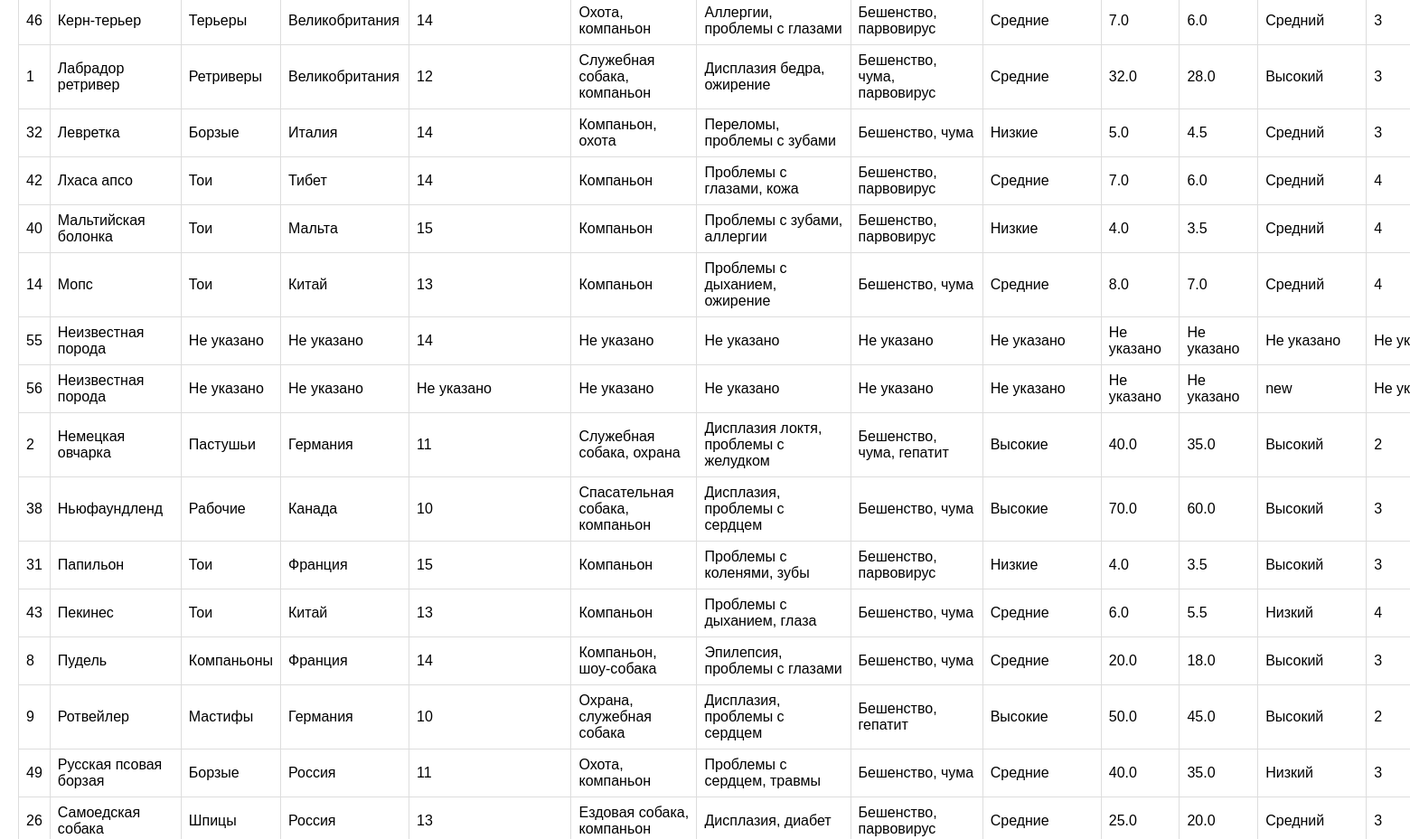
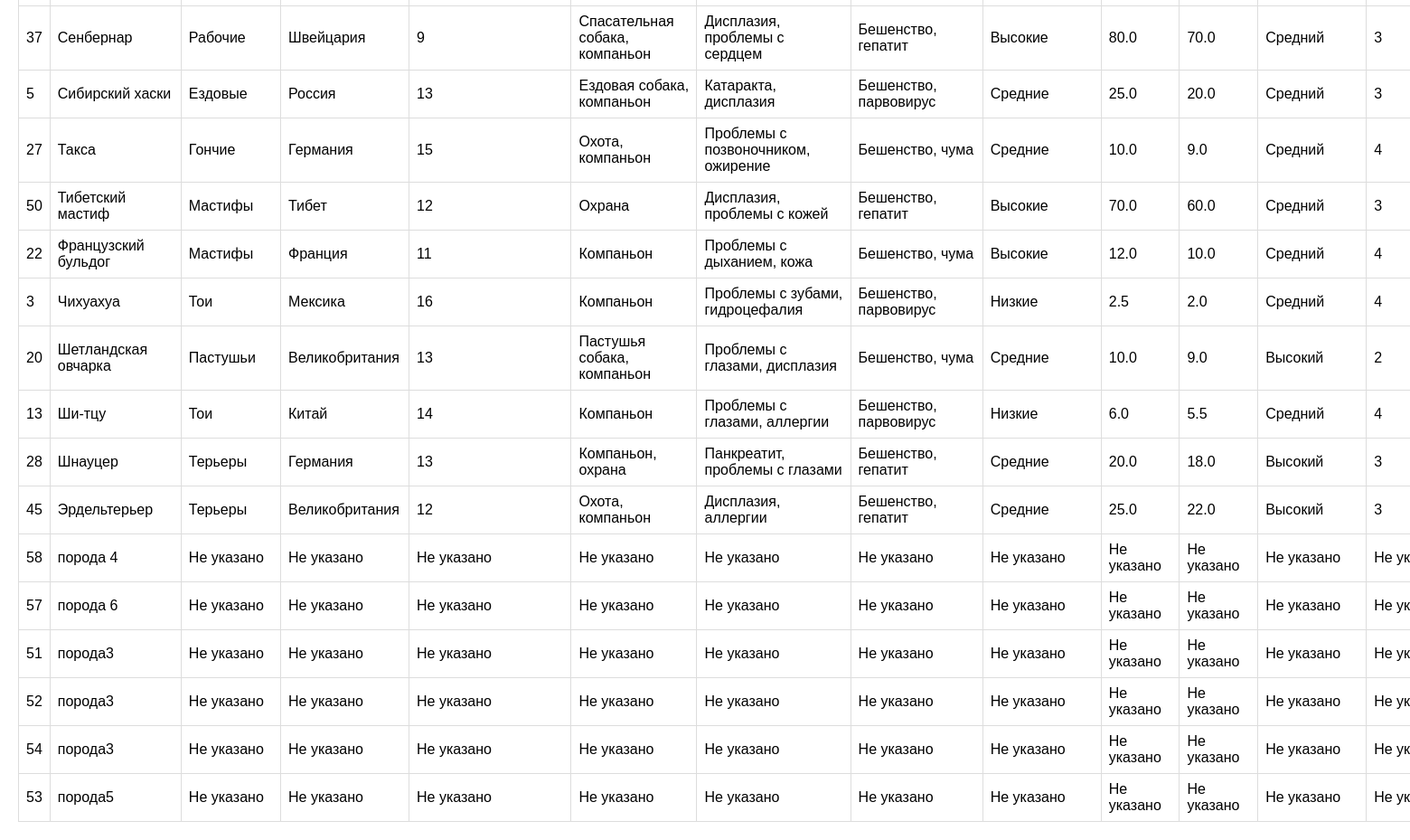
The page /breeds (lower part) on the database as committed earlier (2 pictures, top to bottom).
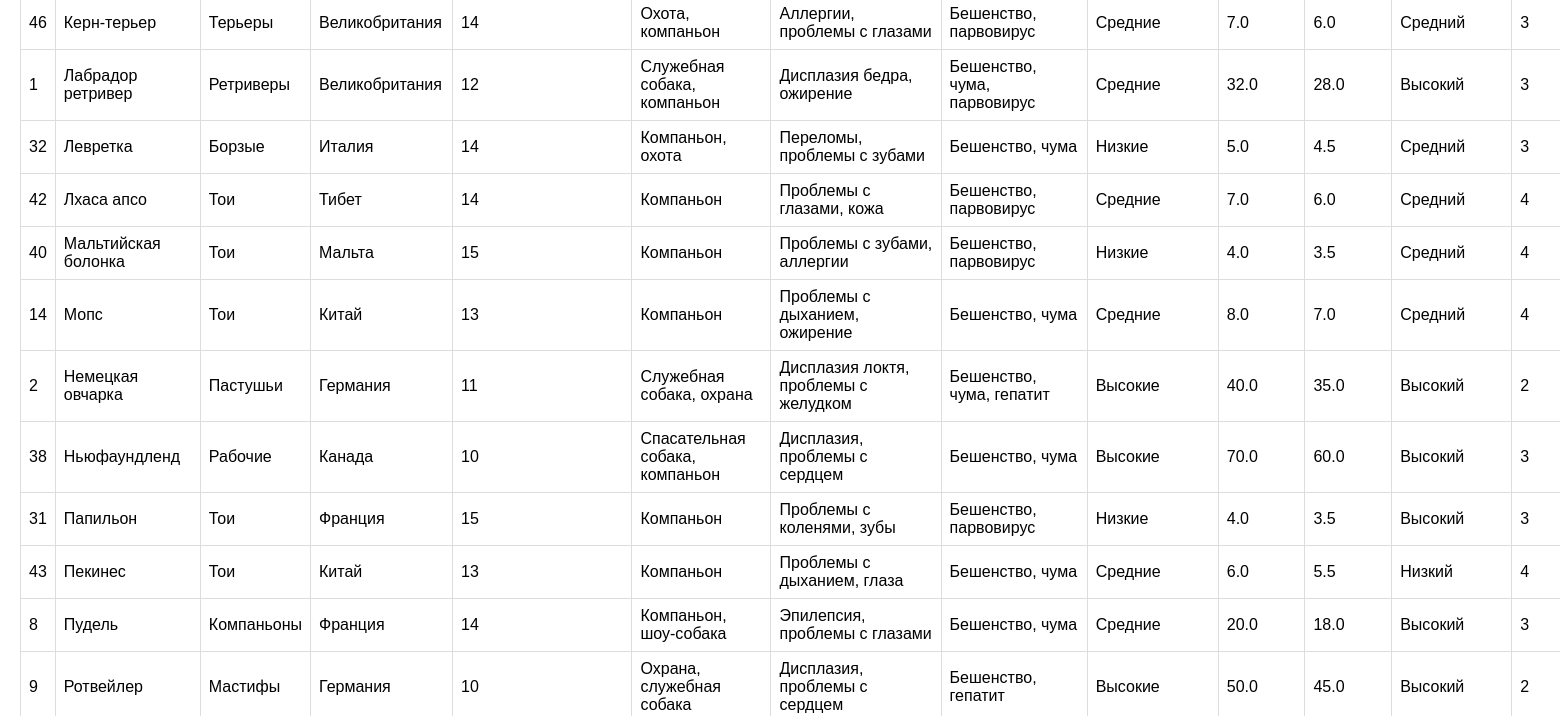
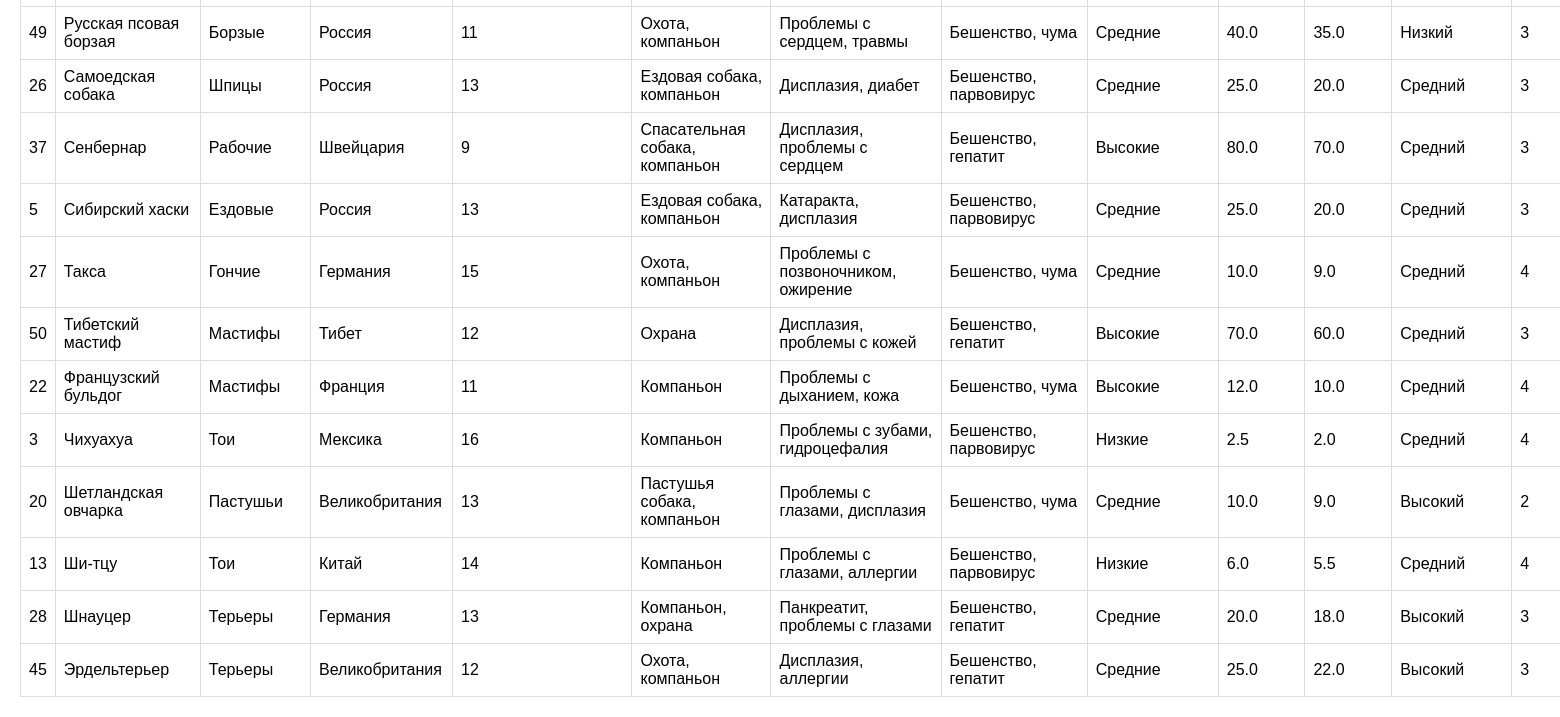
The same page on the database as committed later (2 pictures, top to bottom).
### tables this page shows
CREATE TABLE breeds (
    id INTEGER PRIMARY KEY AUTOINCREMENT,
    breed_name VARCHAR(100) NOT NULL,
    breed_group VARCHAR(50),
    origin_country VARCHAR(50),
    average_lifes INTEGER,
    typical_use VARCHAR(100),
    common_health_issues VARCHAR(200),
    recommended_vaccinations VARCHAR(200),
    veterinary_care VARCHAR(50),
    average_weight_male FLOAT,
    average_weight_female FLOAT,
    trainability_level VARCHAR(50),
    recommended_training_age INTEGER,
    common_behavioral_issues VARCHAR(200),
    preferred_training_methods VARCHAR(200),
    typical_learning_period INTEGER
);

### flask_app.py (the view, shortened to what this page needs)
@app.route('/breeds', methods=['GET', 'POST'])
def breeds():
    errors = []
    with get_db_connection() as conn:
        breeds = conn.execute("SELECT * FROM breeds ORDER BY breed_name").fetchall()
    return render_template('breeds.html', breeds=breeds, errors=errors)

### flask_app.py (called while the page is built)
def get_db_connection():
    conn = sqlite3.connect(DB_PATH, timeout=10)
    conn.row_factory = sqlite3.Row
    return conn

### templates/breeds.html (shortened to what this page needs)
<!DOCTYPE html>
<html lang="ru">
<head>
    <link rel="stylesheet" href="{{ url_for('static', filename='style.css') }}">
</head>
<body>
    {% if breeds %}
        <table>
    {% for breed in breeds %}
    <tr>
        <td>{{ breed['id'] }}</td>
        <td>{{ breed['breed_name'] }}</td>
        <td>{{ breed['breed_group'] or 'Не указано' }}</td>
        <td>{{ breed['origin_country'] or 'Не указано' }}</td>
        <td>{{ breed['average_lifes'] or 'Не указано' }}</td>
        <td>{{ breed['typical_use'] or 'Не указано' }}</td>
        <td>{{ breed['common_health_issues'] or 'Не указано' }}</td>
        <td>{{ breed['recommended_vaccinations'] or 'Не указано' }}</td>
        <td>{{ breed['veterinary_care'] or 'Не указано' }}</td>
        <td>{{ breed['average_weight_male'] or 'Не указано' }}</td>
        <td>{{ breed['average_weight_female'] or 'Не указано' }}</td>
        <td>{{ breed['trainability_level'] or 'Не указано' }}</td>
        <td>{{ breed['recommended_training_age'] or 'Не указано' }}</td>
    </tr>
    {% endfor %}
</table>
    {% else %}
        <p>Нет пород для отображения.</p>
    {% endif %}
</body>
</html>

### static/style.css (style rules this page uses)
body { font-family: Arial, sans-serif; margin: 20px; }
table { border-collapse: collapse; width: 100%; }

Rows that differ between the two databases and show on the page:
removed breeds: id "55", breed_name "Неизвестная порода", breed "Не указано", average_lifes "14", breed "Не…"
removed breeds: id "56", breed_name "Неизвестная порода", breed "Не указано", trainability_level "new", breed "Не…"
removed breeds: id "58", breed_name "порода 4", breed_group "Не указано", origin_country "Не указано", average_lifes "Не указано", typical_use "Не указано", common_health_issues "Не указано", recommended_vaccinations "Не указано", veterinary_care "Не указано", average_weight_male "Не указано", average_weight_female "Не указано", trainability_level "Не указано", recommended_training_age "Не…"
removed breeds: id "57", breed_name "порода 6", breed "Не указано", breed "Не…"
removed breeds: id "51", breed_name "порода3", breed "Не указано", breed "Не…"
removed breeds: id "52", breed_name "порода3", breed "Не указано", breed "Не…"
removed breeds: id "54", breed_name "порода3", breed "Не указано", breed "Не…"
removed breeds: id "53", breed_name "порода5", breed "Не указано", breed "Не…"
